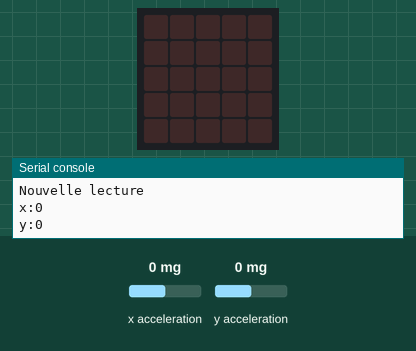
Simulated run of this program. Board: BBC micro:bit (MakeCode). Shown: the board's 5×5 LED display, the last lines printed to the serial console. The test bench sets the inputs (shaded band); at power-on: x acceleration 0 mg, y acceleration 0 mg. Random numbers come from a fixed seed.

Above: at 1.2 s.
1.3 s: x acceleration set to -750 mg
At 2.5 s:
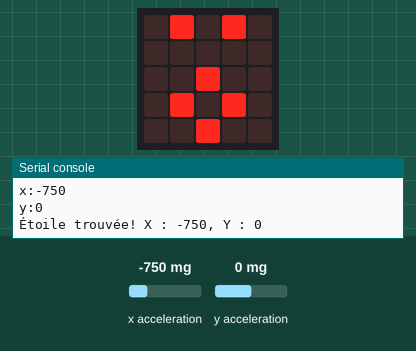
Timing chart, 0 to 4.3 s (numbered marks = the images above; inputs shaded):
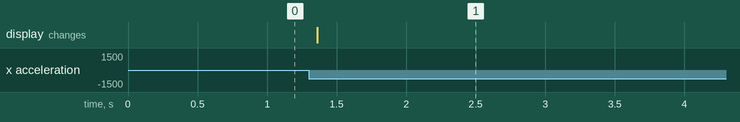

Measured:
- after the input at 1.3 s, the display: changes after 0.06 s (image 1)

The program:

main.ts
```typescript
function TrouverUneEtoile () {
    étoile_x = randint(-1023, 1023)
    étoile_y = randint(-1023, 1023)
}
let coord_y = false
let coord_x = false
let étoile_y = 0
let étoile_x = 0
TrouverUneEtoile()
basic.forever(function () {
    serial.writeLine("Nouvelle lecture")
    serial.writeValue("x", input.acceleration(Dimension.X))
    if (input.acceleration(Dimension.X) > étoile_x - 200 && input.acceleration(Dimension.X) < étoile_x + 200) {
        coord_x = true
    } else {
        coord_x = false
    }
    serial.writeValue("y", input.acceleration(Dimension.Y))
    if (input.acceleration(Dimension.Y) > étoile_y - 200 && input.acceleration(Dimension.Y) < étoile_y + 200) {
        coord_y = true
    } else {
        coord_y = false
    }
    if (coord_x == true && coord_y == true) {
        serial.writeLine("Étoile trouvée! " + "X : " + input.acceleration(Dimension.X) + ", Y : " + input.acceleration(Dimension.Y))
        basic.showIcon(IconNames.Surprised)
        basic.pause(5000)
        basic.clearScreen()
        TrouverUneEtoile()
    }
    basic.pause(100)
})
```

test.ts
```typescript
// les tests vont ici ; cela ne sera pas compilé si ce paquet est utilisé en tant qu'extension.
```
